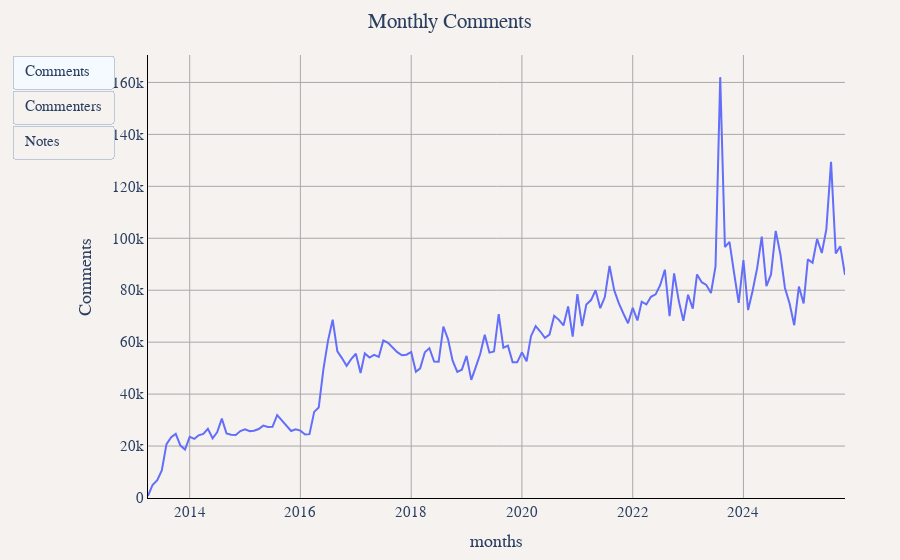

Notebook source saved alongside this figure:
### Markdown cell above
## Notes Comments Activity

### Code cell
df = duckdb.sql("""
SELECT
    YEAR(timestamp) as year,
    MONTH(timestamp) as month,
    CONCAT(YEAR(timestamp), '-', LPAD(CAST(MONTH(timestamp) as VARCHAR), 2, '0')) as months,
    COUNT(*) as "Comments",
    COUNT(DISTINCT user_name) as "Commenters",
    COUNT(DISTINCT note_id) as "Notes with Comments"
FROM '../notes_comments_data/*.parquet'
WHERE user_name != ''
GROUP BY YEAR(timestamp), MONTH(timestamp)
ORDER BY year, month
""").df()

util.show_figure(
    [
        util.FigureConfig(
            title="Monthly Comments",
            label="Comments",
            x_col="months",
            y_col="Comments",
            query_or_df=df,
        ),
        util.FigureConfig(
            title="Monthly Commenters",
            label="Commenters",
            x_col="months",
            y_col="Commenters",
            query_or_df=df,
        ),
        util.FigureConfig(
            title="Monthly Notes with Comments",
            label="Notes",
            x_col="months",
            y_col="Notes with Comments",
            query_or_df=df,
        ),
    ]
)

### Figure 1 — Plotly figure (JSON) as saved in the notebook; plotly's stock layout.template omitted (floating-point values rounded to 4 significant figures; data arrays with more than 128 entries replaced by an {"elided": "..."} marker saying what was removed)
{"data": [{"hovertemplate": "Comments<br>%{x}<br>%{y:,} Comments<extra></extra>", "name": "Comments", "type": "scatter", "visible": true, "x": {"elided": "152 str values"}, "y": {"elided": "152 int values"}}, {"hovertemplate": "Comments<br>%{x}<br>%{y:,} Commenters<extra></extra>", "name": "Comments", "type": "scatter", "visible": false, "x": {"elided": "152 str values"}, "y": {"elided": "152 int values"}}, {"hovertemplate": "Comments<br>%{x}<br>%{y:,} Notes with Comments<extra></extra>", "name": "Comments", "type": "scatter", "visible": false, "x": {"elided": "152 str values"}, "y": {"elided": "152 int values"}}], "layout": {"barmode": "stack", "font": {"family": "Times", "size": 15}, "margin": {"b": 55, "l": 55, "r": 55, "t": 55}, "paper_bgcolor": "#f5f2f0", "plot_bgcolor": "#f5f2f0", "title": {"text": "Monthly Comments", "x": 0.5}, "updatemenus": [{"buttons": [{"args": [{"visible": [true, false, false]}, {"title.text": "Monthly Comments", "xaxis.title.text": "months", "yaxis.title.text": "Comments"}], "label": "Comments", "method": "update"}, {"args": [{"visible": [false, true, false]}, {"title.text": "Monthly Commenters", "xaxis.title.text": "months", "yaxis.title.text": "Commenters"}], "label": "Commenters", "method": "update"}, {"args": [{"visible": [false, false, true]}, {"title.text": "Monthly Notes with Comments", "xaxis.title.text": "months", "yaxis.title.text": "Notes with Comments"}], "label": "Notes", "method": "update"}], "type": "buttons"}], "xaxis": {"gridcolor": "darkgray", "linecolor": "black", "showgrid": true, "tickcolor": "black", "title": {"text": "months"}, "zerolinecolor": "darkgray"}, "yaxis": {"gridcolor": "darkgray", "linecolor": "black", "rangemode": "tozero", "showgrid": true, "tickcolor": "black", "title": {"text": "Comments"}, "zerolinecolor": "darkgray"}}}
